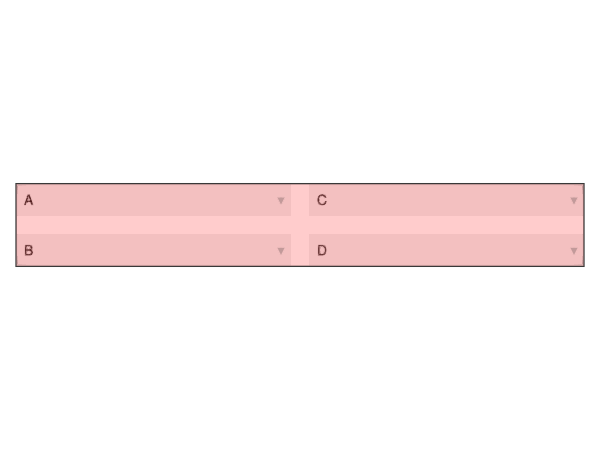

Write the Julia code that produced this figure.
using GLMakie

fig = Figure()
g = GridLayout(fig[1, 1])
rowgap!(g, 2)
r1 = 1
r2 = 2

Menu(g[r1, 1], options=["A"])
Menu(g[r1, 2], options=["C"])
m2 = Menu(g[r2, 1], options=["B"])
Menu(g[r2, 2], options=["D"])

b = Box(g[r1:r2, 1:2], color=(:red, 0.2), alignmode=Outside(0))

save("test_box7.png", fig)
